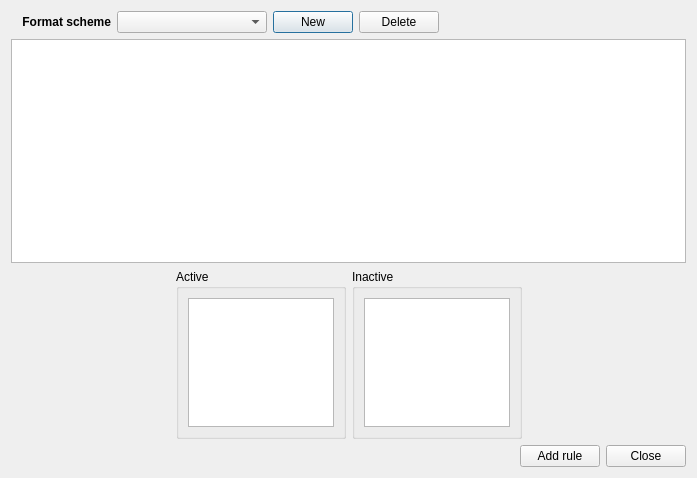
<?xml version="1.0" encoding="UTF-8"?>
<ui version="4.0">
 <class>FormatDialog</class>
 <widget class="QDialog" name="FormatDialog">
  <property name="windowModality">
   <enum>Qt::WindowModal</enum>
  </property>
  <property name="geometry">
   <rect>
    <x>0</x>
    <y>0</y>
    <width>697</width>
    <height>478</height>
   </rect>
  </property>
  <property name="sizePolicy">
   <sizepolicy hsizetype="Preferred" vsizetype="MinimumExpanding">
    <horstretch>0</horstretch>
    <verstretch>0</verstretch>
   </sizepolicy>
  </property>
  <property name="windowTitle">
   <string>Antilog - Formatting schemes</string>
  </property>
  <property name="windowIcon">
   <iconset>
    <normaloff>:/artwork/artwork/icon.png</normaloff>:/artwork/artwork/icon.png</iconset>
  </property>
  <layout class="QVBoxLayout" name="verticalLayout">
   <item>
    <layout class="QHBoxLayout" name="horizontalLayout">
     <item>
      <widget class="QLabel" name="label">
       <property name="minimumSize">
        <size>
         <width>100</width>
         <height>0</height>
        </size>
       </property>
       <property name="font">
        <font>
         <weight>75</weight>
         <bold>true</bold>
        </font>
       </property>
       <property name="text">
        <string>Format scheme</string>
       </property>
       <property name="alignment">
        <set>Qt::AlignRight|Qt::AlignTrailing|Qt::AlignVCenter</set>
       </property>
      </widget>
     </item>
     <item>
      <widget class="QComboBox" name="comboBoxSchemeName">
       <property name="minimumSize">
        <size>
         <width>150</width>
         <height>0</height>
        </size>
       </property>
      </widget>
     </item>
     <item>
      <widget class="QPushButton" name="pushButtonNewScheme">
       <property name="text">
        <string>New</string>
       </property>
       <property name="icon">
        <iconset resource="../resources.qrc">
         <normaloff>:/artwork/artwork/button_new.svg</normaloff>:/artwork/artwork/button_new.svg</iconset>
       </property>
      </widget>
     </item>
     <item>
      <widget class="QPushButton" name="pushButtonDeleteScheme">
       <property name="text">
        <string>Delete</string>
       </property>
       <property name="icon">
        <iconset resource="../resources.qrc">
         <normaloff>:/artwork/artwork/b_cancel.svg</normaloff>:/artwork/artwork/b_cancel.svg</iconset>
       </property>
      </widget>
     </item>
     <item>
      <spacer name="horizontalSpacer_2">
       <property name="orientation">
        <enum>Qt::Horizontal</enum>
       </property>
       <property name="sizeHint" stdset="0">
        <size>
         <width>40</width>
         <height>20</height>
        </size>
       </property>
      </spacer>
     </item>
    </layout>
   </item>
   <item>
    <widget class="QListWidget" name="listWidgetFormatEntries">
     <property name="sizePolicy">
      <sizepolicy hsizetype="Expanding" vsizetype="Preferred">
       <horstretch>0</horstretch>
       <verstretch>0</verstretch>
      </sizepolicy>
     </property>
    </widget>
   </item>
   <item>
    <layout class="QHBoxLayout" name="activeInactiveLayout">
     <item>
      <spacer name="horizontalSpacer_3">
       <property name="orientation">
        <enum>Qt::Horizontal</enum>
       </property>
       <property name="sizeHint" stdset="0">
        <size>
         <width>40</width>
         <height>20</height>
        </size>
       </property>
      </spacer>
     </item>
     <item>
      <widget class="QGroupBox" name="groupBox">
       <property name="sizePolicy">
        <sizepolicy hsizetype="Maximum" vsizetype="Maximum">
         <horstretch>0</horstretch>
         <verstretch>0</verstretch>
        </sizepolicy>
       </property>
       <property name="maximumSize">
        <size>
         <width>170</width>
         <height>170</height>
        </size>
       </property>
       <property name="title">
        <string>Active</string>
       </property>
       <layout class="QVBoxLayout" name="verticalLayout_2">
        <item>
         <widget class="QListWidget" name="active">
          <property name="maximumSize">
           <size>
            <width>16777215</width>
            <height>16777215</height>
           </size>
          </property>
          <property name="acceptDrops">
           <bool>true</bool>
          </property>
          <property name="dragEnabled">
           <bool>true</bool>
          </property>
          <property name="dragDropMode">
           <enum>QAbstractItemView::DragDrop</enum>
          </property>
          <property name="defaultDropAction">
           <enum>Qt::MoveAction</enum>
          </property>
         </widget>
        </item>
       </layout>
      </widget>
     </item>
     <item>
      <widget class="QGroupBox" name="groupBox_2">
       <property name="sizePolicy">
        <sizepolicy hsizetype="Fixed" vsizetype="Fixed">
         <horstretch>0</horstretch>
         <verstretch>0</verstretch>
        </sizepolicy>
       </property>
       <property name="maximumSize">
        <size>
         <width>170</width>
         <height>170</height>
        </size>
       </property>
       <property name="title">
        <string>Inactive</string>
       </property>
       <layout class="QVBoxLayout" name="verticalLayout_3">
        <item>
         <widget class="QListWidget" name="inactive">
          <property name="maximumSize">
           <size>
            <width>16777215</width>
            <height>16777215</height>
           </size>
          </property>
          <property name="acceptDrops">
           <bool>true</bool>
          </property>
          <property name="dragEnabled">
           <bool>true</bool>
          </property>
          <property name="dragDropMode">
           <enum>QAbstractItemView::DragDrop</enum>
          </property>
          <property name="defaultDropAction">
           <enum>Qt::MoveAction</enum>
          </property>
         </widget>
        </item>
       </layout>
      </widget>
     </item>
     <item>
      <spacer name="horizontalSpacer_4">
       <property name="orientation">
        <enum>Qt::Horizontal</enum>
       </property>
       <property name="sizeHint" stdset="0">
        <size>
         <width>40</width>
         <height>20</height>
        </size>
       </property>
      </spacer>
     </item>
    </layout>
   </item>
   <item>
    <layout class="QHBoxLayout" name="horizontalLayout_2">
     <property name="spacing">
      <number>6</number>
     </property>
     <property name="sizeConstraint">
      <enum>QLayout::SetMinimumSize</enum>
     </property>
     <item>
      <spacer name="horizontalSpacer">
       <property name="orientation">
        <enum>Qt::Horizontal</enum>
       </property>
       <property name="sizeType">
        <enum>QSizePolicy::MinimumExpanding</enum>
       </property>
       <property name="sizeHint" stdset="0">
        <size>
         <width>40</width>
         <height>20</height>
        </size>
       </property>
      </spacer>
     </item>
     <item>
      <widget class="QPushButton" name="pushButtonAddRule">
       <property name="text">
        <string>Add rule</string>
       </property>
       <property name="icon">
        <iconset resource="../resources.qrc">
         <normaloff>:/artwork/artwork/button_new.svg</normaloff>:/artwork/artwork/button_new.svg</iconset>
       </property>
      </widget>
     </item>
     <item>
      <widget class="QPushButton" name="pushButtonClose">
       <property name="text">
        <string>Close</string>
       </property>
       <property name="icon">
        <iconset resource="../resources.qrc">
         <normaloff>:/artwork/artwork/button_close.svg</normaloff>:/artwork/artwork/button_close.svg</iconset>
       </property>
      </widget>
     </item>
    </layout>
   </item>
  </layout>
 </widget>
 <resources>
  <include location="../resources.qrc"/>
 </resources>
 <connections/>
</ui>
